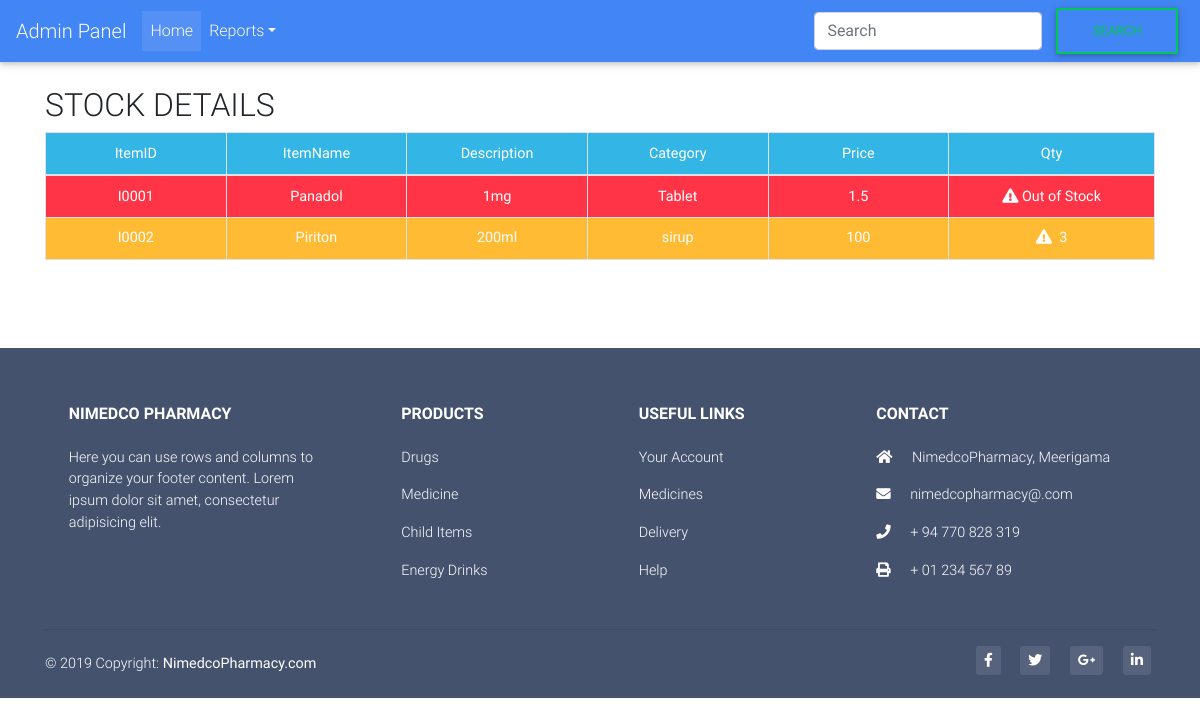
Screenshot of /StockReports.php with the database file from the repository.
### tables this page shows
CREATE TABLE `stockitem` (
  `id` int(11) NOT NULL,
  `ItemID` varchar(45) DEFAULT NULL,
  `ItemName` varchar(45) DEFAULT NULL,
  `Description` varchar(45) DEFAULT NULL,
  `Category` varchar(45) DEFAULT NULL,
  `Price` double DEFAULT NULL,
  `ItemQuantity` int(11) DEFAULT '0'
);

### StockReports.php (the view, shortened to what this page needs)
<!DOCTYPE html>
<html lang="en">
<head>
  <link rel="stylesheet" href="https://use.fontawesome.com/releases/v5.8.2/css/all.css">
  <link rel="stylesheet" type="text/css" href="https://cdn.datatables.net/v/bs4/dt-1.10.18/datatables.min.css"/>
  <link href="css/bootstrap.min.css" rel="stylesheet">
  <link href="css/mdb.min.css" rel="stylesheet">
  <link href="css/style.css" rel="stylesheet">
</head>
<body>
  <nav class="navbar navbar-expand-lg navbar-dark primary-color">
        <a class="navbar-brand" href="Dashboard.php">Admin Panel</a>
        <div class="collapse navbar-collapse" id="basicExampleNav">
          <ul class="navbar-nav mr-auto">
            <li class="nav-item active">
              <a class="nav-link" href="index.php">Home
              </a>
            </li>
            <li class="nav-item dropdown">
              <a class="nav-link dropdown-toggle" id="navbarDropdownMenuLink" data-toggle="dropdown"
                aria-haspopup="true" aria-expanded="false">Reports</a>
            </li>
          </ul>
          <form class="form-inline my-2 my-lg-0 align-self-stretch">
              <input class="form-control mr-sm-2" type="search" placeholder="Search" aria-label="Search">
              <button class="btn btn-outline-success my-2 my-sm-0" type="submit">Search</button>
            </form>
        </div>
      </nav>
  <br>
  <?php
	       $mysqli = new mysqli('localhost', 'root', '', 'nimedco') or die(mysqli_error($mysqli));
        	$result = $mysqli->query("SELECT * FROM stockitem order by id") or die($mysqli->error);
        ?>
  <div class="container">
      <h2>STOCK DETAILS</h2>
      <table id="dtBasicExample" class="table table-bordered table-sm" cellspacing="0" width="100%">
              <thead class="bg-info" style="color: white;">
                <tr align="center">
                  <th class="th-sm">ItemID
                  </th>
                  <th class="th-sm">ItemName
                  </th>
                  <th class="th-sm">Description
                  </th>
                  <th class="th-sm">Category
                  </th>
                  <th class="th-sm">Price
                  </th>
                  <th class="th-sm">Qty
                  </th>
                </tr>
              </thead>
              <tbody>
              <?php
		          	while($row = $result->fetch_assoc()): ?>
                 <?php
                 $Q = $row['ItemQuantity'];
		              if ($Q == 0):
		            ?>
                  <tr align="center" class="bg-danger" style="color: white;">
					          <td><b><?php echo $row['ItemID']; ?></b></td>
                    <td><b><?php echo $row['ItemName']; ?></b></td>
                    <td><b><?php echo $row['Description']; ?></b></td>
                    <td><b><?php echo $row['Category']; ?></b></td>
                    <td><b><?php echo $row['Price']; ?></b></td>
                    <td><b><i class="fas fa-exclamation-triangle fa-md"> </i> Out of Stock</b></td>
			          	</tr>
                  <?php
		              elseif ($Q <= 10):
		            ?>
                <tr align="center" class="bg-warning" style="color: white;">
					          <td><b><?php echo $row['ItemID']; ?></b></td>
                    <td><b><?php echo $row['ItemName']; ?></b></td>
                    <td><b><?php echo $row['Description']; ?></b></td>
                    <td><b><?php echo $row['Category']; ?></b></td>
                    <td><b><?php echo $row['Price']; ?></b></td>
                    <td><b><i class="fas fa-exclamation-triangle fa-md"> </i>&nbsp;&nbsp;<?php echo $row['ItemQuantity']; ?></b></td>
			          	</tr>
                  <?php endif; ?>
			        <?php endwhile; ?>
              </tbody>
            </table>
    </div>
<br><br><br>
<footer class="page-footer font-small mdb-color pt-4">
    <div class="container text-center text-md-left">
      <div class="row text-center text-md-left mt-3 pb-3">
        <div class="col-md-3 col-lg-3 col-xl-3 mx-auto mt-3">
          <h6 class="text-uppercase mb-4 font-weight-bold">Nimedco Pharmacy</h6>
          <p>Here you can use rows and columns to organize your footer content. Lorem ipsum dolor sit amet,
            consectetur
            adipisicing elit.</p>
        </div>
        <div class="col-md-2 col-lg-2 col-xl-2 mx-auto mt-3">
          <h6 class="text-uppercase mb-4 font-weight-bold">Products</h6>
          <p>
            <a href="#!">Drugs</a>
          </p>
          <p>
            <a href="#!">Medicine</a>
          </p>
          <p>
            <a href="#!">Child Items</a>
          </p>
          <p>
            <a href="#!">Energy Drinks</a>
          </p>
        </div>
        <div class="col-md-3 col-lg-2 col-xl-2 mx-auto mt-3">
          <h6 class="text-uppercase mb-4 font-weight-bold">Useful links</h6>
          <p>
            <a href="#!">Your Account</a>
          </p>
          <p>
            <a href="#!">Medicines</a>
          </p>
          <p>
            <a href="#!">Delivery</a>
          </p>
          <p>
            <a href="#!">Help</a>
          </p>
        </div>
        <div class="col-md-4 col-lg-3 col-xl-3 mx-auto mt-3">
          <h6 class="text-uppercase mb-4 font-weight-bold">Contact</h6>
          <p>
            <i class="fas fa-home mr-3"></i> NimedcoPharmacy, Meerigama</p>
          <p>
            <i class="fas fa-envelope mr-3"></i> nimedcopharmacy@.com</p>
          <p>
            <i class="fas fa-phone mr-3"></i> + 94 770 828 319</p>
          <p>
            <i class="fas fa-print mr-3"></i> + 01 234 567 89</p>
        </div>
      </div>
      <hr>
      <div class="row d-flex align-items-center">
        <div class="col-md-7 col-lg-8">
          <p class="text-center text-md-left">© 2019 Copyright:
            <a href="https://mdbootstrap.com/education/bootstrap/">
              <strong> NimedcoPharmacy.com</strong>
            </a>
          </p>
        </div>
        <div class="col-md-5 col-lg-4 ml-lg-0">
          <div class="text-center text-md-right">
            <ul class="list-unstyled list-inline">
              <li class="list-inline-item">
                <a class="btn-floating btn-sm rgba-white-slight mx-1">
                  <i class="fab fa-facebook-f"></i>
                </a>
              </li>
              <li class="list-inline-item">
                <a class="btn-floating btn-sm rgba-white-slight mx-1">
                  <i class="fab fa-twitter"></i>
                </a>
              </li>
              <li class="list-inline-item">
                <a class="btn-floating btn-sm rgba-white-slight mx-1">
                  <i class="fab fa-google-plus-g"></i>
                </a>
              </li>
              <li class="list-inline-item">
                <a class="btn-floating btn-sm rgba-white-slight mx-1">
                  <i class="fab fa-linkedin-in"></i>
                </a>
              </li>
            </ul>
          </div>
        </div>
      </div>
    </div>
  </footer>
  </body>
  </html>

### rows the page displays
stockitem: ItemID "I0001", ItemName "Panadol", Description "1mg", Category "Tablet", Price "1.5"
stockitem: ItemID "I0002", ItemName "Piriton", Description "200ml", Category "sirup", Price "100", ItemQuantity "3"
